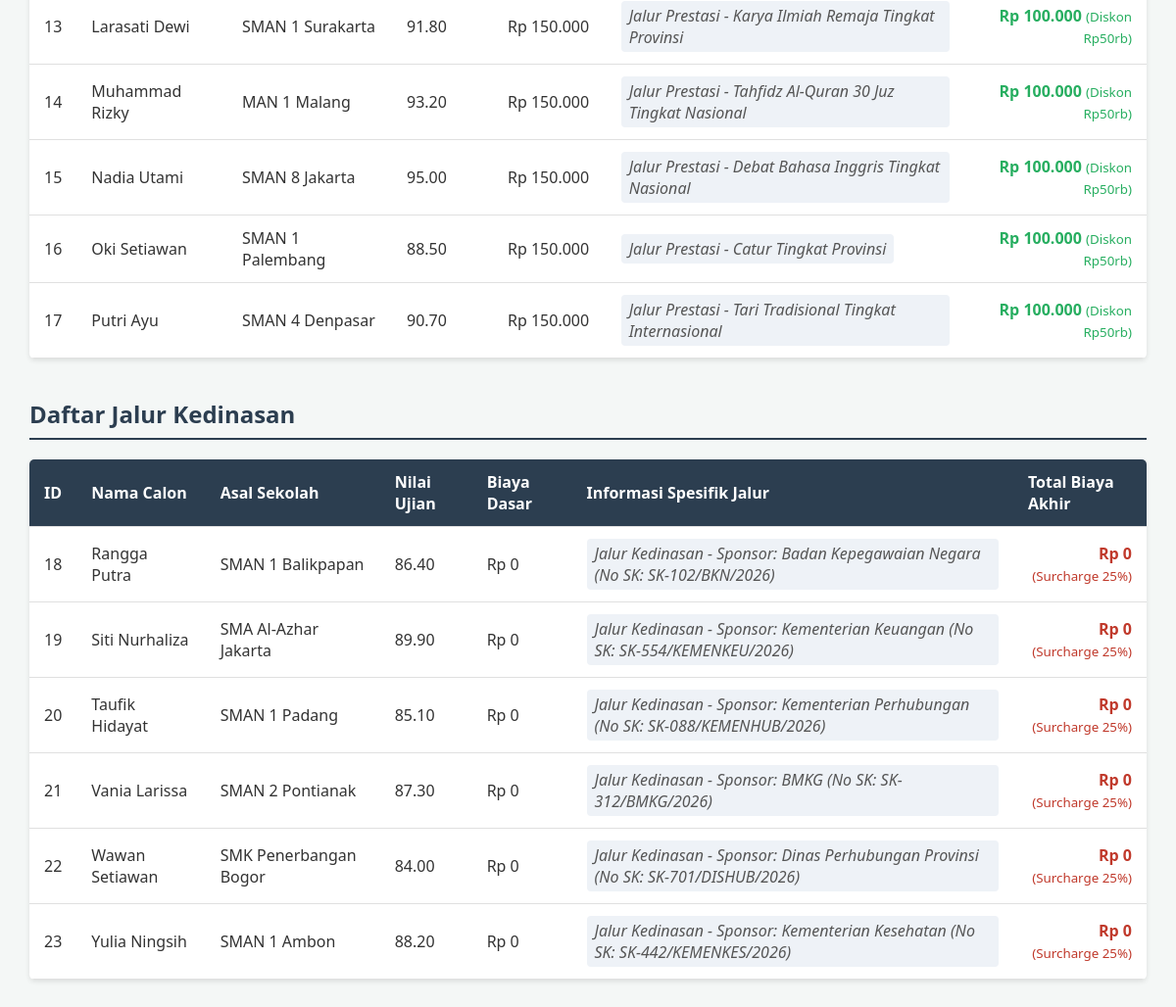
The app's page / (lower part), older data.
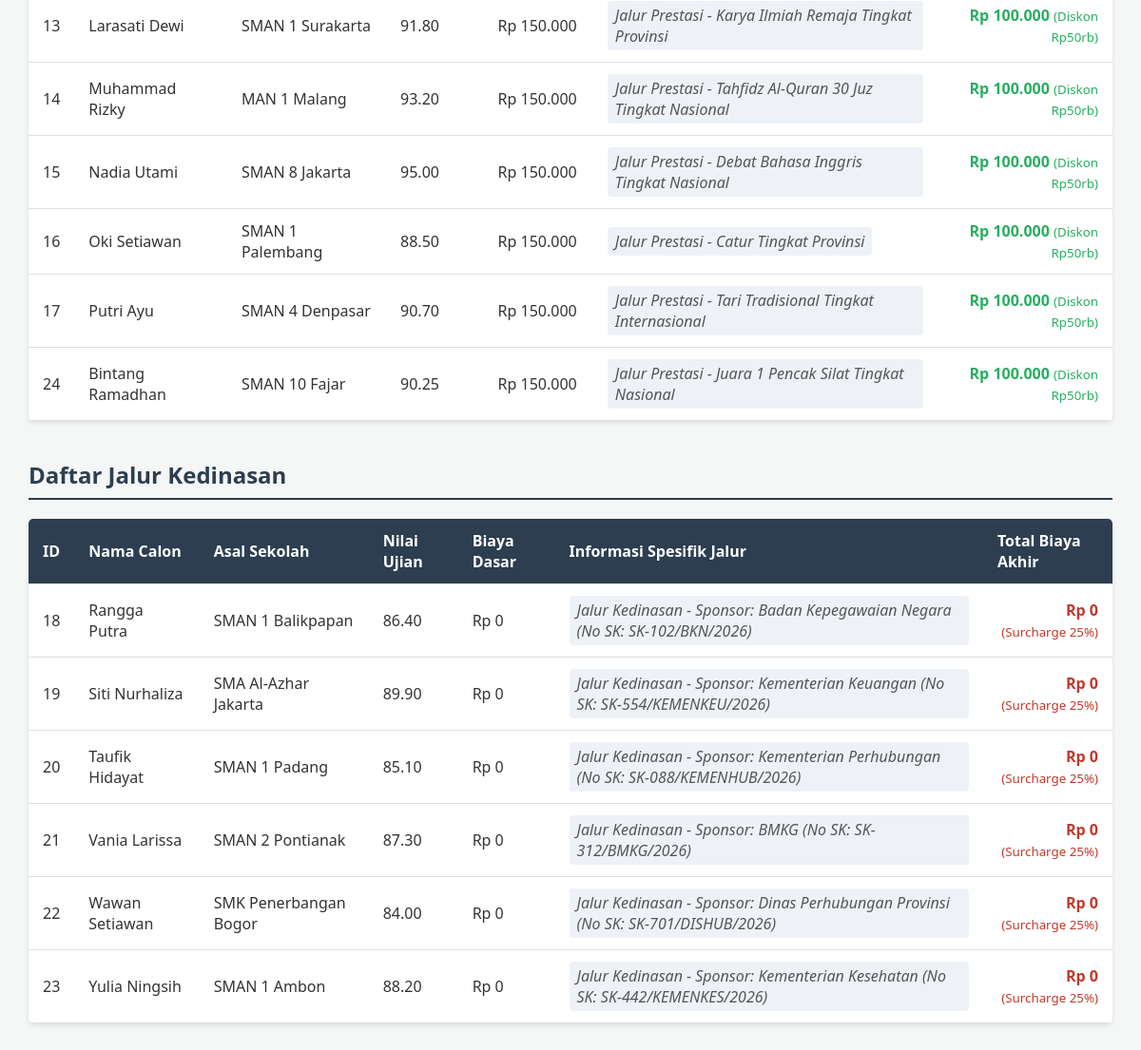
The same page, newer data.
### tables this page shows
CREATE TABLE `tabel_pendaftaran` (
  `id_pendaftaran` int NOT NULL,
  `nama_calon` varchar(100) NOT NULL,
  `asal_sekolah` varchar(100) NOT NULL,
  `nilai_ujian` decimal(5,2) NOT NULL,
  `biaya_pendaftaran_dasar` decimal(10,2) NOT NULL,
  `jalur_pendaftaran` enum('Reguler','Prestasi','Kedinasan') NOT NULL,
  `pilihan_prodi` varchar(100) DEFAULT NULL,
  `lokasi_kampus` varchar(100) DEFAULT NULL,
  `jenis_prestasi` varchar(50) DEFAULT NULL,
  `tingkat_prestasi` varchar(50) DEFAULT NULL,
  `sk_ikatan_dinas` varchar(50) DEFAULT NULL,
  `instansi_sponsor` varchar(100) DEFAULT NULL
);

### PendaftaranPrestasi.php (called while the page is built, shortened)
<?php
require_once 'Pendaftaran.php';
class PendaftaranPrestasi extends Pendaftaran {
    private $jenisPrestasi;
    private $tingkatPrestasi;
    public function __construct($id = null, $nama = null, $sekolah = null, $nilai = null, $biayaDasar = null, $jenis = null, $tingkat = null) {
        $this->jenisPrestasi = $jenis;
        $this->tingkatPrestasi = $tingkat;
    }
    public function hitungTotalBiaya() {
        return $this->biayaPendaftaranDasar - 50000;
    }
    public function tampilkanInfoJalur() {
        return "Jalur Prestasi - " . $this->jenisPrestasi . " Tingkat " . $this->tingkatPrestasi;
    }
    public static function getDaftarPrestasi($db) {
        $query = "SELECT id_pendaftaran, nama_calon, asal_sekolah, nilai_ujian, biaya_pendaftaran_dasar, jenis_prestasi, tingkat_prestasi
                  FROM tabel_pendaftaran
                  WHERE jalur_pendaftaran = 'Prestasi'";
        $stmt = $db->prepare($query);
        $stmt->execute();
        return $stmt->fetchAll(PDO::FETCH_ASSOC);
    }
}

### Pendaftaran.php (called while the page is built, shortened)
<?php
abstract class Pendaftaran {
    protected $id_pendaftaran;
    protected $nama_calon;
    protected $asal_sekolah;
    protected $nilai_ujian;
    protected $biayaPendaftaranDasar;
    public function __construct($id, $nama, $sekolah, $nilai, $biayaDasar) {
        $this->id_pendaftaran = $id;
        $this->nama_calon = $nama;
        $this->asal_sekolah = $sekolah;
        $this->nilai_ujian = $nilai;
        $this->biayaPendaftaranDasar = $biayaDasar;
    }
    public function getIdPendaftaran() { return $this->id_pendaftaran; }
    public function getNamaCalon() { return $this->nama_calon; }
    public function getAsalSekolah() { return $this->asal_sekolah; }
    public function getNilaiUjian() { return $this->nilai_ujian; }
    public function getBiayaPendaftaranDasar() { return $this->biayaPendaftaranDasar; }
}
?>

### PendaftaranKedinasan.php (called while the page is built, shortened)
<?php
require_once 'Pendaftaran.php';
class PendaftaranKedinasan extends Pendaftaran {
    private $skIkatanDinas;
    private $instansiSponsor;
    public function __construct($id = null, $nama = null, $sekolah = null, $nilai = null, $biayaDasar = null, $sk = null, $sponsor = null) {
        $this->skIkatanDinas = $sk;
        $this->instansiSponsor = $sponsor;
    }
    public function hitungTotalBiaya() {
        return $this->biayaPendaftaranDasar * 1.25;
    }
    public function tampilkanInfoJalur() {
        return "Jalur Kedinasan - Sponsor: " . $this->instansiSponsor . " (No SK: " . $this->skIkatanDinas . ")";
    }
    public static function getDaftarKedinasan($db) {
        $query = "SELECT id_pendaftaran, nama_calon, asal_sekolah, nilai_ujian, biaya_pendaftaran_dasar, sk_ikatan_dinas, instansi_sponsor
                  FROM tabel_pendaftaran
                  WHERE jalur_pendaftaran = 'Kedinasan'";
        $stmt = $db->prepare($query);
        $stmt->execute();
        return $stmt->fetchAll(PDO::FETCH_ASSOC);
    }
}

### index.php (the view, shortened to what this page needs)
<?php
require_once 'Pendaftaran.php';
require_once 'PendaftaranPrestasi.php';
require_once 'PendaftaranKedinasan.php';
$database = new Database();
$db = $database->getConnection();
$filterJalur = isset($_GET['jalur']) ? $_GET['jalur'] : 'Semua';
$dataPrestasi  = [];
$dataKedinasan = [];
if ($filterJalur == 'Semua' || $filterJalur == 'Prestasi') {
    $dataPrestasi = PendaftaranPrestasi::getDaftarPrestasi($db);
}
if ($filterJalur == 'Semua' || $filterJalur == 'Kedinasan') {
    $dataKedinasan = PendaftaranKedinasan::getDaftarKedinasan($db);
}
?>
<!DOCTYPE html>
<html lang="id">
<head>
</head>
<body>
    <?php if ($filterJalur == 'Semua' || $filterJalur == 'Prestasi'): ?>
        <table>
            <tbody>
                <?php if (count($dataPrestasi) > 0): ?>
                    <?php foreach ($dataPrestasi as $row): ?>
                        <?php
                        $objek = new PendaftaranPrestasi(
                            $row['id_pendaftaran'], $row['nama_calon'], $row['asal_sekolah'],
                            $row['nilai_ujian'], $row['biaya_pendaftaran_dasar'],
                            $row['jenis_prestasi'], $row['tingkat_prestasi']
                        );
                        ?>
                        <tr>
                            <td><?= $objek->getIdPendaftaran(); ?></td>
                            <td><?= htmlspecialchars($objek->getNamaCalon()); ?></td>
                            <td><?= htmlspecialchars($objek->getAsalSekolah()); ?></td>
                            <td><?= $objek->getNilaiUjian(); ?></td>
                            <td>Rp <?= number_format($objek->getBiayaPendaftaranDasar(), 0, ',', '.'); ?></td>
                            <td><span class="info-unik"><?= $objek->tampilkanInfoJalur(); ?></span></td>
                            <td class="text-right" style="color: #27ae60;"><strong>Rp <?= number_format($objek->hitungTotalBiaya(), 0, ',', '.'); ?></strong> <small>(Diskon Rp50rb)</small></td>
                        </tr>
                    <?php endforeach; ?>
                <?php else: ?>
                    <tr><td colspan="7" style="text-align:center;">Tidak ada data pendaftar prestasi.</td></tr>
                <?php endif; ?>
            </tbody>
        </table>
    <?php endif; ?>
    <?php if ($filterJalur == 'Semua' || $filterJalur == 'Kedinasan'): ?>
        <h2>Daftar Jalur Kedinasan</h2>
        <table>
            <thead>
                <tr>
                    <th>ID</th>
                    <th>Nama Calon</th>
                    <th>Asal Sekolah</th>
                    <th>Nilai Ujian</th>
                    <th>Biaya Dasar</th>
                    <th>Informasi Spesifik Jalur</th>
                    <th>Total Biaya Akhir</th>
                </tr>
            </thead>
            <tbody>
                <?php if (count($dataKedinasan) > 0): ?>
                    <?php foreach ($dataKedinasan as $row): ?>
                        <?php
                        $objek = new PendaftaranKedinasan(
                            $row['id_pendaftaran'], $row['nama_calon'], $row['asal_sekolah'],
                            $row['nilai_ujian'], $row['biaya_pendaftaran_dasar'],
                            $row['sk_ikatan_dinas'], $row['instansi_sponsor']
                        );
                        ?>
                        <tr>
                            <td><?= $objek->getIdPendaftaran(); ?></td>
                            <td><?= htmlspecialchars($objek->getNamaCalon()); ?></td>
                            <td><?= htmlspecialchars($objek->getAsalSekolah()); ?></td>
                            <td><?= $objek->getNilaiUjian(); ?></td>
                            <td>Rp <?= number_format($objek->getBiayaPendaftaranDasar(), 0, ',', '.'); ?></td>
                            <td><span class="info-unik"><?= $objek->tampilkanInfoJalur(); ?></span></td>
                            <td class="text-right" style="color: #c0392b;"><strong>Rp <?= number_format($objek->hitungTotalBiaya(), 0, ',', '.'); ?></strong> <small>(Surcharge 25%)</small></td>
                        </tr>
                    <?php endforeach; ?>
                <?php else: ?>
                    <tr><td colspan="7" style="text-align:center;">Tidak ada data pendaftar kedinasan.</td></tr>
                <?php endif; ?>
            </tbody>
        </table>
    <?php endif; ?>
</body>
</html>

### index.php (style rules this page uses)
body { font-family: 'Segoe UI', Tahoma, Geneva, Verdana, sans-serif; margin: 30px; background-color: #f4f7f6; color: #333; }
h2 { color: #2c3e50; border-bottom: 2px solid #2c3e50; padding-bottom: 8px; margin-top: 40px; }
table { width: 100%; border-collapse: collapse; margin-top: 15px; background: #fff; box-shadow: 0 2px 5px rgba(0,0,0,0.1); border-radius: 5px; overflow: hidden; }
th { background-color: #2c3e50; color: white; font-weight: 600; }
.text-right { text-align: right; }
.info-unik { font-style: italic; color: #555; background-color: #eef2f7; padding: 4px 8px; border-radius: 4px; display: inline-block; }

Row changes from the older to the newer data that the page shows:
added tabel_pendaftaran: id_pendaftaran "24", nama_calon "Bintang Ramadhan", asal_sekolah "SMAN 10 Fajar", nilai_ujian "90.25", biaya_pendaftaran_dasar "150.000", $objek->tampilkanInfoJalur() "Jalur Prestasi - Juara 1 Pencak Silat Tingkat Nasional", biaya_pendaftaran_dasar "100.000"
